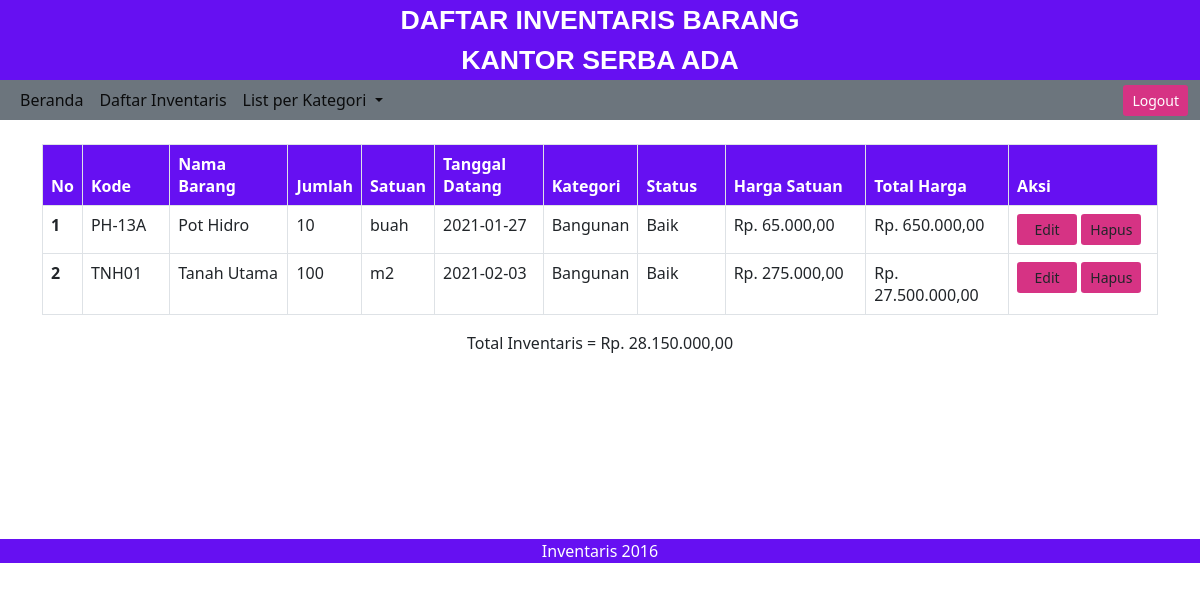
/kategori.php?kategori=bangunan (signed in), run on the app's committed database.
### tables this page shows
CREATE TABLE `inventaris` (
  `kode_barang` varchar(10) NOT NULL,
  `nama_barang` varchar(30) NOT NULL,
  `jumlah` int(11) NOT NULL,
  `satuan` varchar(15) NOT NULL,
  `tgl_datang` date NOT NULL,
  `kategori` varchar(20) NOT NULL,
  `status_barang` varchar(20) NOT NULL,
  `harga` int(20) NOT NULL
);

### kategori.php (the view, shortened to what this page needs)
<?php
  if(isset($_GET['kategori']))
      {
        if($_GET['kategori'] == "bangunan") {
          $kategori='Bangunan';
        }else if($_GET['kategori'] == "kendaraan") {
          $kategori='Kendaraan';
        }else if($_GET['kategori'] == "alattuliskantor"){
          $kategori='Alat Tulis Kantor';
        }else if($_GET['kategori'] == "elektronik"){
          $kategori='Elektronik';
        }
      }
?>
<html>
  <head>
    <link rel="stylesheet" href="assets/css/bootstrap.css">
    <link rel="stylesheet" href="assets/js/bootstrap.js">
  </head>
  <body>
    <div class="text-center text-white fw-bold" style="background-color: #6610f2; font-size: 20pt; font-family: sans-serif; margin-bottom: -16px;">
      <p>DAFTAR INVENTARIS BARANG<br>KANTOR SERBA ADA</p>
    </div>
    <nav class="navbar navbar-expand-lg navbar-light bg-secondary pt-0 pb-0" >
      <div class="container-fluid ms-auto">
        <div class="collapse navbar-collapse" id="navbarNavDropdown">
          <ul class="navbar-nav">
            <li class="nav-item">
              <a class="nav-link active" aria-current="page" href="index.php">Beranda</a>
            </li>
            <li class="nav-item">
              <a class="nav-link active" aria-current="page" href="daftar_inventaris.php">Daftar Inventaris</a>
            </li>
            <li class="nav-item dropdown">
              <a class="nav-link dropdown-toggle active" href="#" id="navbarDropdownMenuLink" role="button" data-bs-toggle="dropdown" aria-expanded="false">
                List per Kategori
              </a>
            </li>
          </ul>
        </div>
        <a href="logout.php">
          <button class="btn btn-sm text-white" style="background-color:  #d63384;">Logout</button>
        </a>
      </div>
    </nav>
    <div class="container mr-4"><br>
    <table class="table table-bordered">
          <thead>
            <tr class="text-white" style="background-color: #6610f2;">
              <th scope="col" width="3%">No</th>
              <th scope="col" width="8%">Kode</th>
              <th scope="col" width="11%">Nama Barang</th>
              <th scope="col" width="6%">Jumlah</th>
              <th scope="col" width="6%">Satuan</th>
              <th scope="col" width="10%">Tanggal Datang</th>
              <th scope="col" width="8%">Kategori</th>
              <th scope="col" width="8%">Status</th>
              <th scope="col" width="13%">Harga Satuan</th>
              <th scope="col" width="13%">Total Harga</th>
              <th colspan="2" scope="col" width="14%">Aksi</th>
            </tr>
          </thead>
          <?php
            include 'koneksi.php';
            $no = 1;
            $totalinv=0;
            $query= mysqli_query($konek,"SELECT * from inventaris where kategori='$kategori'");
            while($data=mysqli_fetch_array($query))
              {
          ?>
          <tbody>
            <tr>
              <th scope="row"> <?php echo $no;$no++; ?> </th>
              <td><?php echo $data['kode_barang']; ?></td>
              <td><?php echo $data['nama_barang']; ?></td>
              <td><?php echo $data['jumlah']; ?></td>
              <td><?php echo $data['satuan']; ?></td>
              <td><?php echo $data['tgl_datang']; ?></td>
              <td><?php echo $data['kategori']; ?></td>
              <td><?php echo $data['status_barang']; ?></td>
              <td><?php echo "Rp. " . number_format($data['harga'],2,',','.'); ?></td>
              <?php $total=$data['harga']*$data['jumlah'];?>
              <td><?php echo "Rp. " .number_format($total,2,',','.'); ?></td>
              <?php $totalinv=$totalinv+$total; ?>
              <td>
                <a class="btn btn-sm" style="background-color: #d63384; width: 60px;" href=form_edit.php?kode_barang=<?php echo $data['kode_barang'];?>>Edit</a>
                <a class="btn btn-sm" style="background-color: #d63384; width: 60px;" href=hapus.php?kode_barang=<?php echo $data['kode_barang'];?>>Hapus</a>
              </td>
            <?php }
            ?>
            </tr>
          </tbody>
        </table>
        <p class="text-center">Total Inventaris = Rp. <?php echo number_format($totalinv,2,',','.'); ?></p>
        </div>
    <br><br><br><br><br><br><br>
    <div class="text-center text-white" style="background-color: #6610f2;">
      <p>Inventaris 2016</p>
    </div>
  </body>
</html>

### data on the page
inventaris: kode_barang "PH-13A", nama_barang "Pot Hidro", jumlah "10", satuan "buah", tgl_datang "2021-01-27", kategori "Bangunan", status_barang "Baik", harga "65.000,00", total "650.000,00"
inventaris: kode_barang "TNH01", nama_barang "Tanah Utama", jumlah "100", satuan "m2", tgl_datang "2021-02-03", kategori "Bangunan", status_barang "Baik", harga "275.000,00", total "27.500.000,00"

### other printed values
$totalinv "28.150.000,00"
